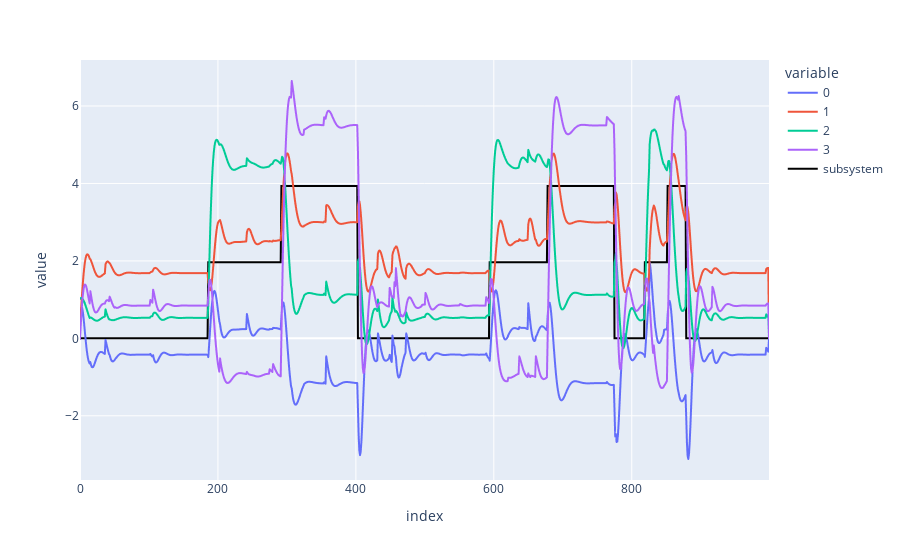

The code cell stored with this chart in its notebook:
### Code cell
fig = px.line(dynamics.T)
fig.add_traces(go.Scatter(y = dyns.z_*max(dynamics[0]), mode='lines', marker=dict(color='#000', size=8), name='subsystem'))
fig.show()

### Figure 1 — Plotly figure (JSON) as saved in the notebook; plotly's stock layout.template omitted (floating-point values rounded to 4 significant figures; data arrays with more than 128 entries replaced by an {"elided": "..."} marker saying what was removed)
{"data": [{"hovertemplate": "variable=0<br>index=%{x}<br>value=%{y}<extra></extra>", "legendgroup": "0", "line": {"color": "#636efa", "dash": "solid"}, "marker": {"symbol": "circle"}, "mode": "lines", "name": "0", "showlegend": true, "type": "scattergl", "x": {"elided": "1000 int values"}, "xaxis": "x", "y": {"elided": "1000 float values"}, "yaxis": "y"}, {"hovertemplate": "variable=1<br>index=%{x}<br>value=%{y}<extra></extra>", "legendgroup": "1", "line": {"color": "#EF553B", "dash": "solid"}, "marker": {"symbol": "circle"}, "mode": "lines", "name": "1", "showlegend": true, "type": "scattergl", "x": {"elided": "1000 int values"}, "xaxis": "x", "y": {"elided": "1000 float values"}, "yaxis": "y"}, {"hovertemplate": "variable=2<br>index=%{x}<br>value=%{y}<extra></extra>", "legendgroup": "2", "line": {"color": "#00cc96", "dash": "solid"}, "marker": {"symbol": "circle"}, "mode": "lines", "name": "2", "showlegend": true, "type": "scattergl", "x": {"elided": "1000 int values"}, "xaxis": "x", "y": {"elided": "1000 float values"}, "yaxis": "y"}, {"hovertemplate": "variable=3<br>index=%{x}<br>value=%{y}<extra></extra>", "legendgroup": "3", "line": {"color": "#ab63fa", "dash": "solid"}, "marker": {"symbol": "circle"}, "mode": "lines", "name": "3", "showlegend": true, "type": "scattergl", "x": {"elided": "1000 int values"}, "xaxis": "x", "y": {"elided": "1000 float values"}, "yaxis": "y"}, {"marker": {"color": "#000", "size": 8}, "mode": "lines", "name": "subsystem", "type": "scatter", "y": {"elided": "1000 float values"}}], "layout": {"legend": {"title": {"text": "variable"}, "tracegroupgap": 0}, "margin": {"t": 60}, "xaxis": {"anchor": "y", "domain": [0, 1], "title": {"text": "index"}}, "yaxis": {"anchor": "x", "domain": [0, 1], "title": {"text": "value"}}}}
